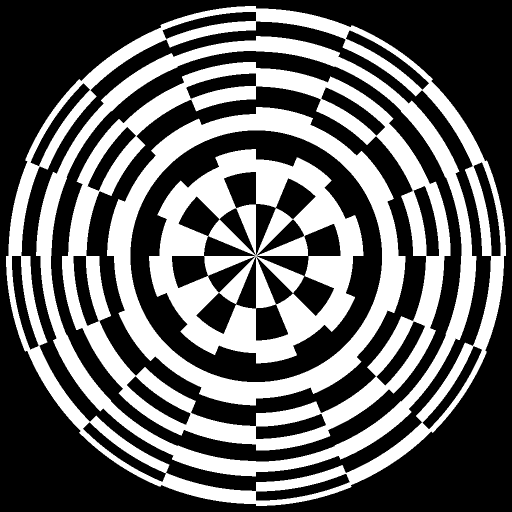
#> input picture aperture/f49f33_angular8.bmp, 1024 x 1024 px, found by its file name (shown at 1/2 size)
$ jupyter execute --allow-errors aperture_manufacturer.ipynb   (shell and % lines are left out)
#> lines starting #> are read from the running program, lines starting #| are printed output that depends on the picture; after the words box and inside, x2 and y2 are one past the last pixel; in counts of white or black regions, pixels touching at a corner belong together
[cell 1]
import numpy as np
import matplotlib.pyplot as plt
import src.math_tool as mt
import src.img_tool as it
import src.apertures as apertures
from PIL import Image
ideal_img = Image.open('./aperture/f49f33_angular8.bmp')
#> ideal_img is the input picture: PIL image 1024x1024 1; 38.6% white; 5 white regions, box (x1, y1, x2, y2) and area: (124, 124, 901, 901) 97283, (298, 298, 727, 727) 86372, (12, 12, 1012, 1012) 85182, (72, 72, 953, 953) 68584, (214, 214, 811, 811) 67779
approx_man_file = np.array(ideal_img.resize((512, 512), Image.LANCZOS))
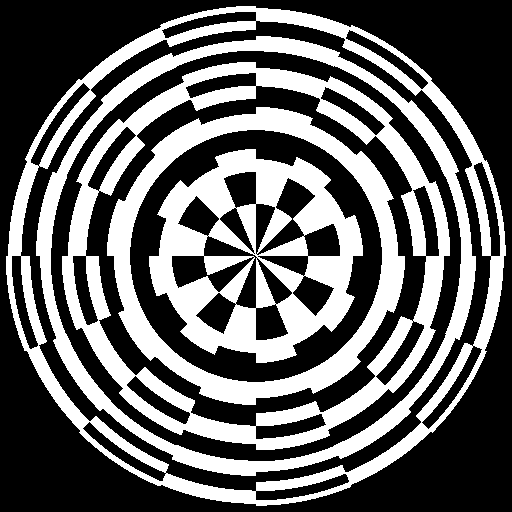
#> approx_man_file: shape (512, 512) bool; 38.7% white; 5 white regions, box (x1, y1, x2, y2) and area: (62, 62, 450, 450) 24292, (149, 149, 363, 363) 21602, (6, 6, 506, 506) 21323, (36, 36, 476, 476) 17167, (107, 107, 405, 405) 16948
ideal_img = np.array(ideal_img)
ideal_img = (ideal_img > 255/2)
#> ideal_img: shape (1024, 1024) bool; every value is 0
def denoise(img):
    '''
    img <2+d array> Nx, Ny, ...
    '''
    rolls = np.array([np.roll(img, 1, axis=0), np.roll(img, -1, axis=0), np.roll(img, 1, axis=1), np.roll(img, -1, axis=1)])# *1 # no corner
    # print(scale_up*1 + scale_up_rolls_corner[3])
    output = img.copy()
    output += rolls[0] * rolls[1] # dig hole if both up and down is dug
    output += rolls[2] * rolls[3] # dig hole if both left and right is dug
    return output
def corrode(man_img): # corrode to make the pass through hole bigger
    scale_up = np.repeat(man_img, 2, axis=0)
    scale_up = np.repeat(scale_up, 2, axis=1)
    scale_up_rolls = np.array([np.roll(scale_up, 1, axis=0), np.roll(scale_up, -1, axis=0), np.roll(scale_up, 1, axis=1), np.roll(scale_up, -1, axis=1)])# *1 # no corner
    scale_up_rolls_corner = np.array([np.roll(scale_up_rolls[0], 1, axis=1), np.roll(scale_up_rolls[1], -1, axis=1), np.roll(scale_up_rolls[2], -1, axis=0), np.roll(scale_up_rolls[3], 1, axis=0)]) #*10 # pure corner
    # print(scale_up*1 + scale_up_rolls_corner[3])
    output = scale_up.copy()
    for i in range(4):
        output += scale_up_rolls[i] + scale_up_rolls_corner[i]
    return output
thres = np.linspace(0, 255, 256, endpoint=True)
man_file = approx_man_file[:, :, None] > thres # Nx/2, Ny/2, N_thres
man_file = denoise(man_file) # Nx/2, Ny/2, N_thres
man_file = denoise(man_file) # Nx/2, Ny/2, N_thres
#> (the rest of this cell did not finish here and is left out)

[cell 2]
layout = [[0, 1], [2, 3]]
fig, ax = plt.subplot_mosaic(layout, figsize=(18,12))
title = ['ideal', 'manufacturer', 'produced', 'diff']
#> (the rest of this cell did not finish here and is left out)

#> (a cell that did not finish here is left out)

[cell 4]
man_file3 = np.array(Image.open('./aperture/man_file_edit_15490_binary.bmp'))
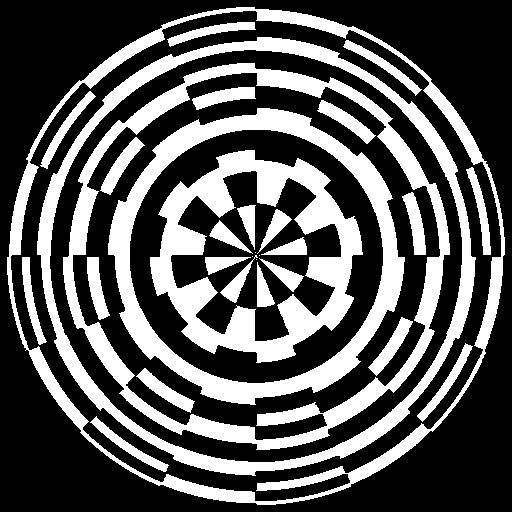
#> input picture aperture/man_files/man_file_edit_15490_binary.bmp, 512 x 512 px, found by its file name
#> man_file3 is the input picture: shape (512, 512) bool; 34.4% white; 31 white regions (4 under 20 px), largest, box (x1, y1, x2, y2) and area: (63, 63, 450, 450) 16285, (150, 150, 363, 363) 16050, (108, 108, 405, 405) 15680
print(man_file3.shape)
#| (512, 512)
man_file_out = man_file3[6:-6, 6:-6]
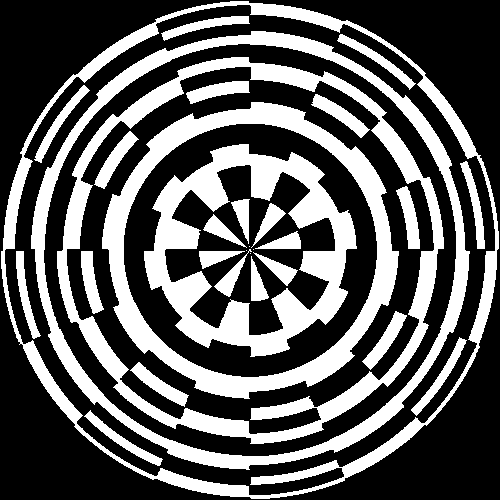
#> man_file_out: shape (500, 500) bool; 36.1% white; 31 white regions (4 under 20 px), largest, box (x1, y1, x2, y2) and area: (57, 57, 444, 444) 16285, (144, 144, 357, 357) 16050, (102, 102, 399, 399) 15680
print(man_file_out.shape)
#| (500, 500)
# img = Image.fromarray(man_file3)
# print(img)
# img.save('./aperture/tmp/man_file.bmp')
# # open manual corrected file

[cell 5]
img = Image.fromarray(man_file_out)
# print(img)
img.save('./aperture/tmp/man_file_out_binary.bmp')
tmp = (man_file_out * 255).astype(np.uint8)
img = Image.fromarray(tmp)
print(img)
#| <PIL.Image.Image image mode=L size=500x500 at 0x7F91DA44C290>
img.save('./aperture/tmp/man_file_out_8bit.bmp')
img = Image.fromarray(np.repeat(tmp[:, :, None], 3, axis=2))
print(img)
#| <PIL.Image.Image image mode=RGB size=500x500 at 0x7F91DA44CA90>
img.save('./aperture/tmp/man_file_out_full_color.bmp')
